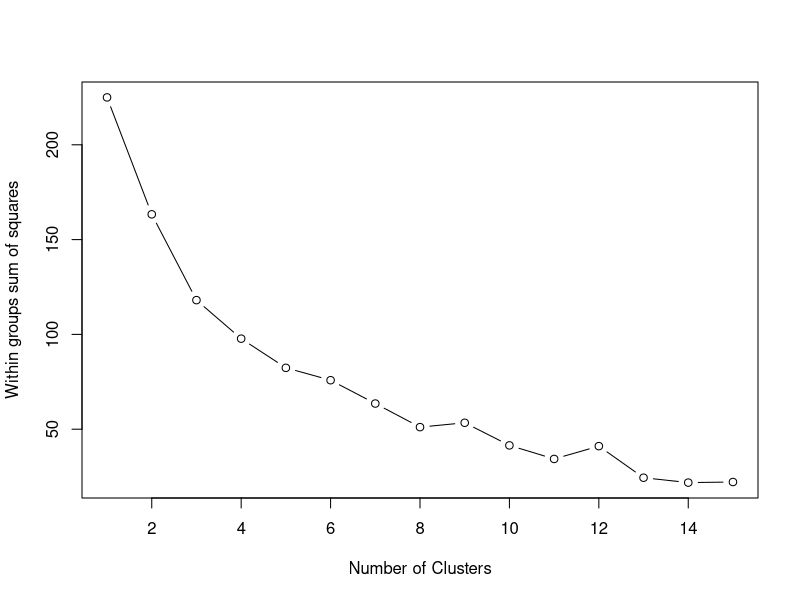

Write the R code that produced this figure.
library("cluster")
#library("ape")
m_data <- read.table("EuropeanJobs.txt", sep = '\t', header=TRUE)

v_names <- m_data[,1]
m_features <- m_data[,-1]
m_scaledFeats <- scale(m_features)

##### Part1
# d <- dist(m_scaledFeats, method = "euclidean") # distance matrix
# fit <- hclust(d, method="average") 
# fit$labels <- v_names
# plot(fit, hang = -1) # display dendogram
##plot(as.phylo(hclust(dist(mtcars))),type="fan")
#######
#groups <- cutree(fit, k=5) # cut tree into 5 clusters
# draw dendogram with red borders around the 5 clusters 
#rect.hclust(fit, k=5, border="red")

########### KMeans with error chart for different K

 wss <- (nrow(m_scaledFeats)-1)*sum(apply(m_scaledFeats,2,var))
for (i in 2:15) 
  wss[i] <- sum(kmeans(m_scaledFeats, 
                                      centers=i)$withinss)
plot(1:15, wss, type="b", xlab="Number of Clusters", ylab="Within groups sum of squares")

## kmeans with plot for clusters 
#nclus <- 6
#model <- kmeans ( m_scaledFeats , nclus )
#colr <- c( "red" , "green", "blue", "yellow")
#clusplot ( m_scaledFeats , model$cluster , color=TRUE, shade=TRUE, labels=0, lines=0)